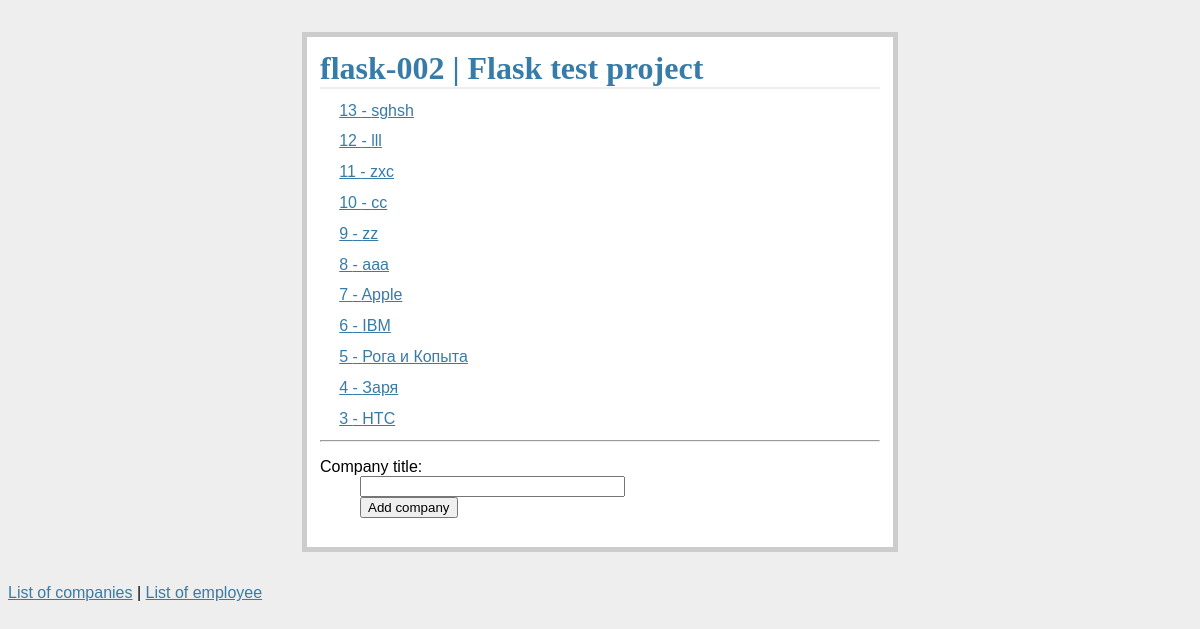
The page / on the database its author committed.
### tables this page shows
CREATE TABLE company (
  `id` INTEGER PRIMARY KEY AUTOINCREMENT NOT NULL ,
  'title' varchar(45)  DEFAULT NULL
  );

### app_monolit.py (the view)
@app.route('/')
def show_entries():
    db = get_db()
    cur = db.execute('select id, title from company order by id desc')
    entries = cur.fetchall()
    return render_template('index_companies.html', entries=entries)

### app_monolit.py (called while the page is built)
def connect_db():
    rv = sqlite3.connect(app.config['DATABASE'])
    rv.row_factory = sqlite3.Row
    return rv

def get_db():
    if not hasattr(g, 'sqlite_db'):
        g.sqlite_db = connect_db()
    return g.sqlite_db

### templates/index_companies.html (shortened to what this page needs)
{% extends "layout-flask-002.html" %}
{% block body %}
<ul class="entries">
  {% for entry in entries %}
    <li><a href="/company/{{ entry.id }}"> {{ entry.id }} - {{ entry.title|safe }}</a></li>
  {% else %}
    <li><em>Unbelievable.  No entries here so far</em></li>
  {% endfor %}
  </ul>
<hr>
    <form action="{{ url_for('company_add') }}" method="post">
      <dl>
        <dt>Company title:
        <dd><input type="text" size="30" name="title">
        <dd><input type="submit" value="Add company">
      </dl>
    </form>
{% endblock %}

### static/style.css (style rules this page uses)
a, h1, h2 { color: #377BA8; }
.entries { list-style: none; margin: 0; padding: 0; }
.entries li { margin: 0.8em 1.2em; }

### rows shown on the page
company: id "13", title "sghsh"
company: id "12", title "lll"
company: id "11", title "zxc"
company: id "10", title "cc"
company: id "9", title "zz"
company: id "8", title "aaa"
company: id "7", title "Apple"
company: id "6", title "IBM"
company: id "5", title "Рога и Копыта"
company: id "4", title "Заря"
company: id "3", title "HTC"
